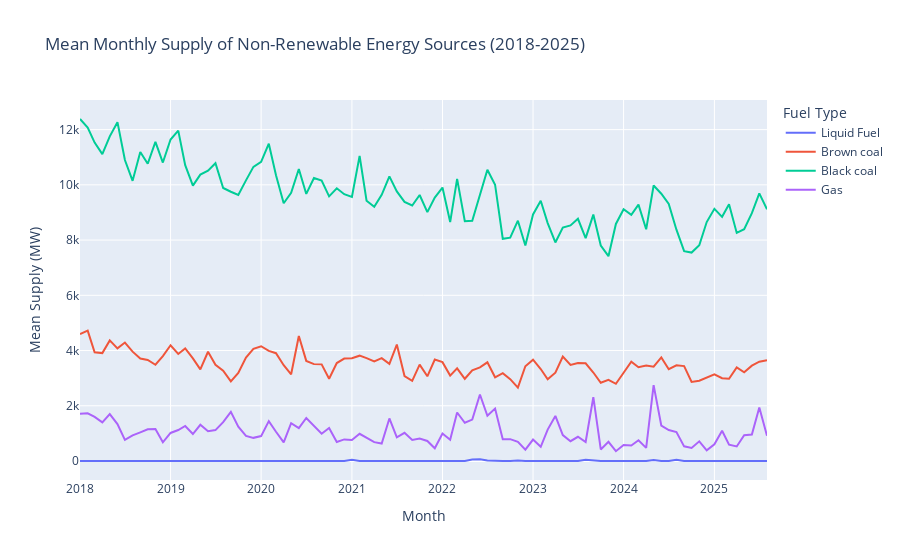

Write notebook code for a chart like this one.
### Markdown cell above
### Generating the Plot for Non-Renewables

### Code cell
px.line(non_renewables_df, x = 'Month', y = 'Mean Supply (MW)', color = 'Fuel Type', title = 'Mean Monthly Supply of Non-Renewable Energy Sources (2018-2025)')
